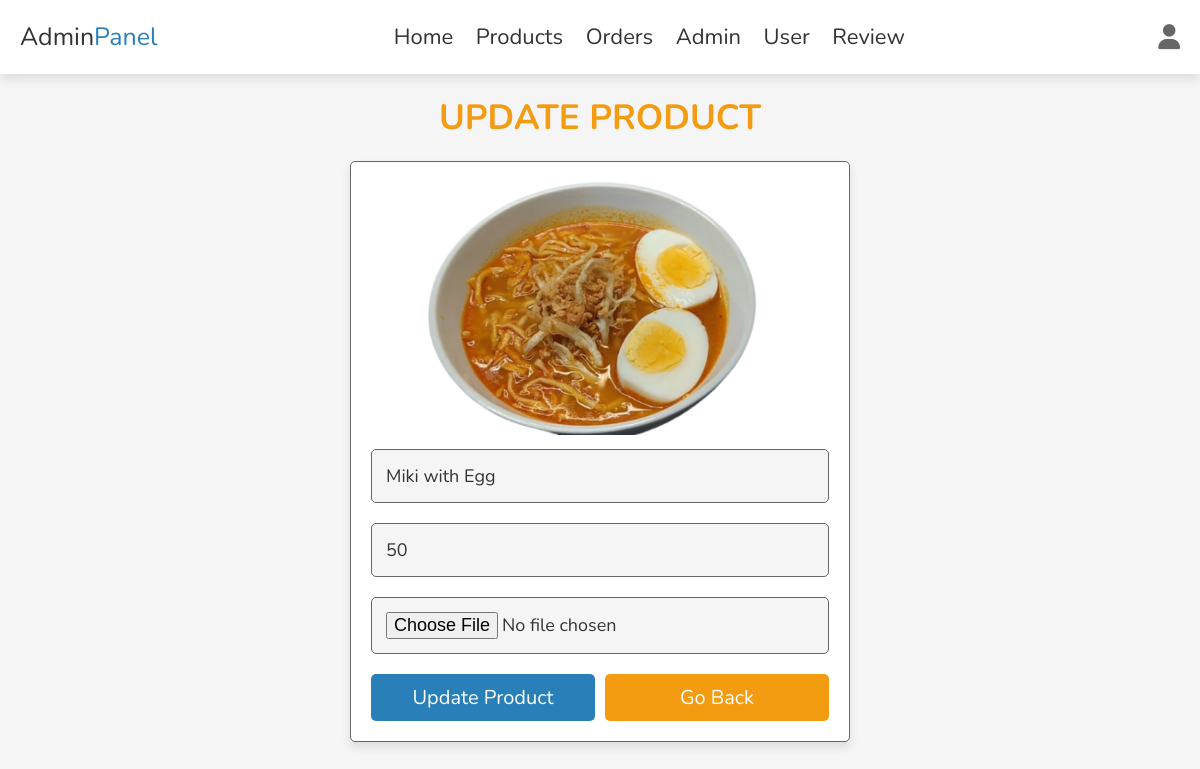
The page /admin_product_update.php?update=1 (signed in) on the database its author committed.
### tables this page shows
CREATE TABLE `products` (
  `id` int(100) NOT NULL,
  `name` varchar(100) NOT NULL,
  `price` int(10) NOT NULL,
  `image` varchar(100) NOT NULL
);

### admin_product_update.php (the view, shortened to what this page needs)
<?php
include 'config.php';
?>
<!DOCTYPE html>
<html lang="en">
<head>
   <link rel="stylesheet" href="https://cdnjs.cloudflare.com/ajax/libs/font-awesome/6.1.1/css/all.min.css">
   <link rel="stylesheet" href="css/admin_style.css">
</head>
<body>
<?php include 'admin_header.php' ?>
<section class="update-product">
   <h1 class="heading">update product</h1>
   <?php
      $update_id = $_GET['update'];
      $select_products = $conn->prepare("SELECT * FROM `products` WHERE id = ?");
      $select_products->execute([$update_id]);
      if($select_products->rowCount() > 0){
         while($fetch_products = $select_products->fetch(PDO::FETCH_ASSOC)){
   ?>
   <form action="" enctype="multipart/form-data" method="post">
      <img src="uploaded_img/<?= $fetch_products['image']; ?>" alt="">
      <input type="text" class="box" required maxlength="100" placeholder="enter product name" name="name" value="<?= $fetch_products['name']; ?>">
      <input type="number" min="0" class="box" required max="9999999999" placeholder="enter product price" onkeypress="if(this.value.length == 10) return false;" name="price" value="<?= $fetch_products['price']; ?>">
      <input type="file" name="image" accept="image/jpg, image/jpeg, image/png" class="box">
      <div class="flex-btn">
         <input type="submit" value="update product" class="btn" name="update_product">
         <a href="admin_products.php" class="option-btn">go back</a>
      </div>
   </form>
   <?php
         }
      }else{
         echo '<p class="empty">no product found!</p>';
      }
   ?>
</section>
</body>
</html>

### admin_style.css (style rules this page uses)
:root { --main-color:#2980b9; --red:#e74c3c; --orange:#f39c12; --black:#333; --white:#fff; --light-bg:#f5f5f5; --light-color:#666; --border:.1rem solid var(--light-color); --box-shadow:0 .5rem 1rem rgba(0,0,0,.1); }
* { font-family: 'Nunito', sans-serif; margin:0; padding:0; box-sizing: border-box; outline: none; border:none; text-decoration: none; transition: .2s linear; }
html { font-size: 62.5%; overflow-x: hidden; scroll-behavior: smooth; scroll-padding-top: 7rem; }
body { background: var(--light-bg); }
section { padding:2rem; margin:0 auto; max-width: 1200px; }
.heading { text-align: center; margin-bottom: 2rem; font-size: 3.5rem; color:var(--orange); text-transform: uppercase; }
.delete-btn, .option-btn, .btn { display: block; width: 100%; margin-top: 1rem; border-radius: .5rem; padding:1rem 3rem; font-size: 2rem; color:var(--white); cursor: pointer; text-transform: capitalize; text-align: center; }
.btn { background-color: var(--main-color); }
.option-btn { background-color: var(--orange); }
.flex-btn { display: flex; gap:1rem; }
.update-product form { max-width: 50rem; margin:0 auto; background-color: var(--white); border-radius: .5rem; box-shadow: var(--box-shadow); padding:2rem; border:var(--border); padding-top: 1.5rem; }
.update-product form .box { width: 100%; padding:1.4rem; font-size: 1.8rem; color:var(--black); border-radius: .5rem; border:var(--border); background-color: var(--light-bg); margin:1rem 0; }
.update-product form img { width: 100%; }

### rows shown on the page
products: image (picture), name "Miki with Egg", price "50"
